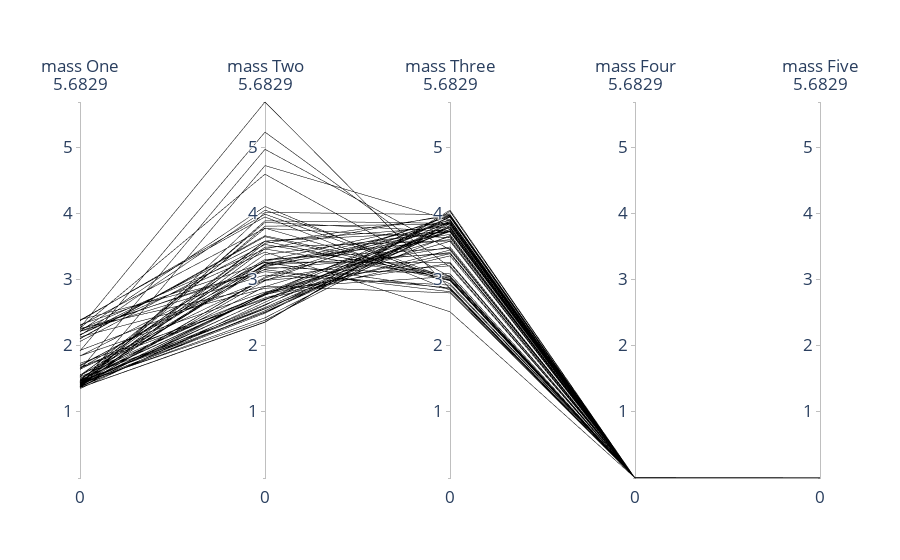

This figure's notebook cell:
### Code cell
fig = go.Figure(data =
    go.Parcoords(
        #line = dict(color = alpha, colorscale = px.colors.sequential.Jet),
        line = dict(color = 'black'),
        dimensions = figure
    ),
    layout = go.Layout(font = dict(size = 20)),
)
fig.show()
